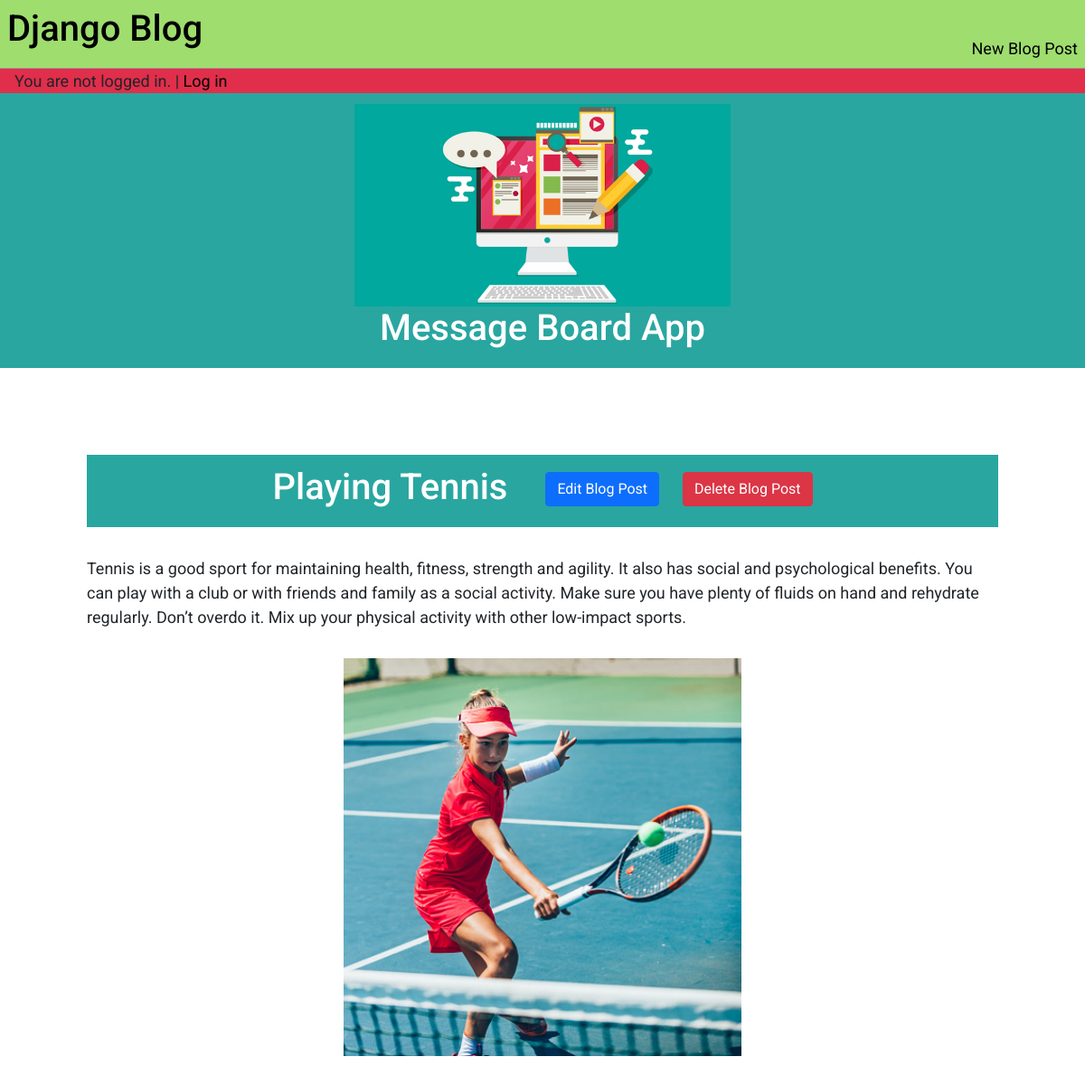
The app's page /post/1/ with its own data.
### blog/models.py (models this page shows, shortened)
class Post(models.Model):
    title = models.CharField(max_length=200)
    author = models.ForeignKey('auth.User', on_delete=models.CASCADE)
    body = models.TextField()

### blog/views.py (the view)
# urls.py: path('post/<int:pk>/', BlogDetailView.as_view(), name='post_detail'),
class BlogDetailView(DetailView):
    model = Post
    template_name = "post_detail.html"

### templates/post_detail.html (shortened to what this page needs)
{% extends 'base.html' %}
{% load static %}
{% block content %}
    <div class="post-entry">
        <div  class="header-container">
             <span class="header">
                <h1>
                    {{post.title}}
                    <span class="button-container">
                        <span>
                            <button type="button" class="btn btn-primary">
                                <a class="text-button" href="{% url 'post_edit' post.pk %}" >Edit Blog Post </a>
                            </button>
                        </span>
                        <span>
                            <button type="button" class="btn btn-danger">
                                <a class="text-button" href="{% url 'post_delete' post.pk %}">Delete Blog Post</a>
                            </button>
                        </span>
                    </span>
                </h1>
            </span>
        </div>
        <p class="info">
            {{ post.body }}
        </p>
        {% if post.title == "Coloring Mandalas" %}
            <img class="center" src="{% static 'images/coloringMandalas.jpg' %}"  alt="Coloring Mandalas image" />
        {% elif post.title == "Playing Tennis" %}
            <img class="center" src="{% static 'images/playingTennis.jpg' %}"  alt="Playing Tennis image" />
        {% elif post.title == "Writing By Hand" %}
            <img class="icon" src="{% static 'images/writingByHand.png' %}"  alt="Writing By Hand image" />
        {% else %}
            <img class="icon" src="{% static 'images/img.png' %}"  alt="Unknow image" />
        {% endif %}
    </div>
{% endblock content %}

### static/css/base.css (style rules this page uses)
* { box-sizing: border-box; }
body { font-size: 18px; font-family: 'Roboto', sans-serif; }
.post-entry { margin-left: 6rem; margin-right: 6rem; margin-top: 6rem; }
.post-entry p { margin: 0; font-weight: 400; }
.header-container { background: #29a6a0; padding: 12px; text-align: center; color: white; font-size: 30px; }
.info { padding-top: 2rem; }
span { margin-left: 1rem; }
.center { display: block; margin-left: auto; margin-right: auto; width: 50%; padding: 2rem; }

### static/css/post_detail.css (style rules this page uses)
.button-container { text-align: center; margin-left: 1rem; }
.text-button { text-decoration: none; color: white; }

### records on screen
Post: title "Playing Tennis", body "Tennis is a good sport for maintaining health, fitness, strength and agility. It also has social and psychological benefits. You can play with a club or with friends and family as a social activity. Make sure you have plenty of fluids on hand and rehydrate regularly. Don’t overdo it. Mix up your physical activity with other low-impact sports."
